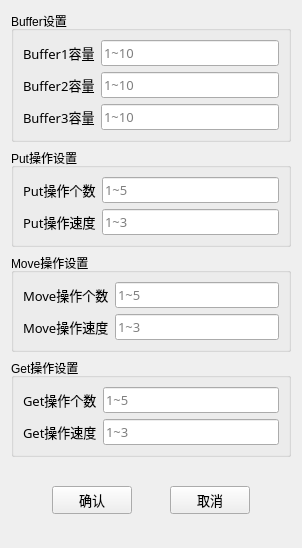
<?xml version="1.0" encoding="UTF-8"?>
<ui version="4.0">
 <class>ConfigForm</class>
 <widget class="QWidget" name="ConfigForm">
  <property name="geometry">
   <rect>
    <x>0</x>
    <y>0</y>
    <width>302</width>
    <height>548</height>
   </rect>
  </property>
  <property name="windowTitle">
   <string>设置属性</string>
  </property>
  <property name="windowIcon">
   <iconset resource="../res.qrc">
    <normaloff>:/icons/assets/icons/config.png</normaloff>:/icons/assets/icons/config.png</iconset>
  </property>
  <layout class="QVBoxLayout" name="verticalLayout">
   <item>
    <widget class="QGroupBox" name="groupBox">
     <property name="title">
      <string>Buffer设置</string>
     </property>
     <layout class="QFormLayout" name="formLayout">
      <item row="0" column="0">
       <widget class="QLabel" name="label">
        <property name="font">
         <font>
          <family>华文中宋</family>
          <pointsize>10</pointsize>
         </font>
        </property>
        <property name="text">
         <string>Buffer1容量</string>
        </property>
       </widget>
      </item>
      <item row="0" column="1">
       <widget class="QtMaterialTextField" name="lineEdit_buf1size">
        <property name="font">
         <font>
          <family>华文中宋</family>
          <pointsize>10</pointsize>
         </font>
        </property>
        <property name="text">
         <string/>
        </property>
        <property name="placeholderText">
         <string>1~10</string>
        </property>
       </widget>
      </item>
      <item row="1" column="0">
       <widget class="QLabel" name="label_2">
        <property name="font">
         <font>
          <family>华文中宋</family>
          <pointsize>10</pointsize>
         </font>
        </property>
        <property name="text">
         <string>Buffer2容量</string>
        </property>
       </widget>
      </item>
      <item row="1" column="1">
       <widget class="QtMaterialTextField" name="lineEdit_buf2size">
        <property name="font">
         <font>
          <family>华文中宋</family>
          <pointsize>10</pointsize>
         </font>
        </property>
        <property name="text">
         <string/>
        </property>
        <property name="placeholderText">
         <string>1~10</string>
        </property>
       </widget>
      </item>
      <item row="2" column="0">
       <widget class="QLabel" name="label_3">
        <property name="font">
         <font>
          <family>华文中宋</family>
          <pointsize>10</pointsize>
         </font>
        </property>
        <property name="text">
         <string>Buffer3容量</string>
        </property>
       </widget>
      </item>
      <item row="2" column="1">
       <widget class="QtMaterialTextField" name="lineEdit_buf3size">
        <property name="font">
         <font>
          <family>华文中宋</family>
          <pointsize>10</pointsize>
         </font>
        </property>
        <property name="text">
         <string/>
        </property>
        <property name="placeholderText">
         <string>1~10</string>
        </property>
       </widget>
      </item>
     </layout>
    </widget>
   </item>
   <item>
    <widget class="QGroupBox" name="groupBox_2">
     <property name="title">
      <string>Put操作设置</string>
     </property>
     <layout class="QFormLayout" name="formLayout_2">
      <item row="0" column="0">
       <widget class="QLabel" name="label_4">
        <property name="font">
         <font>
          <family>华文中宋</family>
          <pointsize>10</pointsize>
         </font>
        </property>
        <property name="text">
         <string>Put操作个数</string>
        </property>
       </widget>
      </item>
      <item row="0" column="1">
       <widget class="QtMaterialTextField" name="lineEdit_putNum">
        <property name="font">
         <font>
          <family>华文中宋</family>
          <pointsize>10</pointsize>
         </font>
        </property>
        <property name="text">
         <string/>
        </property>
        <property name="placeholderText">
         <string>1~5</string>
        </property>
       </widget>
      </item>
      <item row="1" column="0">
       <widget class="QLabel" name="label_5">
        <property name="font">
         <font>
          <family>华文中宋</family>
          <pointsize>10</pointsize>
         </font>
        </property>
        <property name="text">
         <string>Put操作速度</string>
        </property>
       </widget>
      </item>
      <item row="1" column="1">
       <widget class="QtMaterialTextField" name="lineEdit_putSpeed">
        <property name="font">
         <font>
          <family>华文中宋</family>
          <pointsize>10</pointsize>
         </font>
        </property>
        <property name="text">
         <string/>
        </property>
        <property name="placeholderText">
         <string>1~3</string>
        </property>
       </widget>
      </item>
     </layout>
    </widget>
   </item>
   <item>
    <widget class="QGroupBox" name="groupBox_3">
     <property name="title">
      <string>Move操作设置</string>
     </property>
     <layout class="QFormLayout" name="formLayout_4">
      <item row="0" column="0">
       <widget class="QLabel" name="label_8">
        <property name="font">
         <font>
          <family>华文中宋</family>
          <pointsize>10</pointsize>
         </font>
        </property>
        <property name="text">
         <string>Move操作个数</string>
        </property>
       </widget>
      </item>
      <item row="0" column="1">
       <widget class="QtMaterialTextField" name="lineEdit_moveNum">
        <property name="font">
         <font>
          <family>华文中宋</family>
          <pointsize>10</pointsize>
         </font>
        </property>
        <property name="text">
         <string/>
        </property>
        <property name="placeholderText">
         <string>1~5</string>
        </property>
       </widget>
      </item>
      <item row="1" column="0">
       <widget class="QLabel" name="label_9">
        <property name="font">
         <font>
          <family>华文中宋</family>
          <pointsize>10</pointsize>
         </font>
        </property>
        <property name="text">
         <string>Move操作速度</string>
        </property>
       </widget>
      </item>
      <item row="1" column="1">
       <widget class="QtMaterialTextField" name="lineEdit_moveSpeed">
        <property name="font">
         <font>
          <family>华文中宋</family>
          <pointsize>10</pointsize>
         </font>
        </property>
        <property name="text">
         <string/>
        </property>
        <property name="placeholderText">
         <string>1~3</string>
        </property>
       </widget>
      </item>
     </layout>
    </widget>
   </item>
   <item>
    <widget class="QGroupBox" name="groupBox_4">
     <property name="title">
      <string>Get操作设置</string>
     </property>
     <layout class="QFormLayout" name="formLayout_5">
      <item row="0" column="0">
       <widget class="QLabel" name="label_10">
        <property name="font">
         <font>
          <family>华文中宋</family>
          <pointsize>10</pointsize>
         </font>
        </property>
        <property name="text">
         <string>Get操作个数</string>
        </property>
       </widget>
      </item>
      <item row="0" column="1">
       <widget class="QtMaterialTextField" name="lineEdit_getNum">
        <property name="font">
         <font>
          <family>华文中宋</family>
          <pointsize>10</pointsize>
         </font>
        </property>
        <property name="text">
         <string/>
        </property>
        <property name="placeholderText">
         <string>1~5</string>
        </property>
       </widget>
      </item>
      <item row="1" column="0">
       <widget class="QLabel" name="label_11">
        <property name="font">
         <font>
          <family>华文中宋</family>
          <pointsize>10</pointsize>
         </font>
        </property>
        <property name="text">
         <string>Get操作速度</string>
        </property>
       </widget>
      </item>
      <item row="1" column="1">
       <widget class="QtMaterialTextField" name="lineEdit_getSpeed">
        <property name="font">
         <font>
          <family>华文中宋</family>
          <pointsize>10</pointsize>
         </font>
        </property>
        <property name="text">
         <string/>
        </property>
        <property name="placeholderText">
         <string>1~3</string>
        </property>
       </widget>
      </item>
     </layout>
    </widget>
   </item>
   <item>
    <widget class="QWidget" name="widget" native="true">
     <layout class="QHBoxLayout" name="horizontalLayout">
      <item>
       <spacer name="horizontalSpacer">
        <property name="orientation">
         <enum>Qt::Horizontal</enum>
        </property>
        <property name="sizeHint" stdset="0">
         <size>
          <width>16</width>
          <height>20</height>
         </size>
        </property>
       </spacer>
      </item>
      <item>
       <widget class="QtMaterialRaisedButton" name="btnOK">
        <property name="font">
         <font>
          <family>华文中宋</family>
          <pointsize>10</pointsize>
         </font>
        </property>
        <property name="text">
         <string>确认</string>
        </property>
       </widget>
      </item>
      <item>
       <spacer name="horizontalSpacer_2">
        <property name="orientation">
         <enum>Qt::Horizontal</enum>
        </property>
        <property name="sizeHint" stdset="0">
         <size>
          <width>17</width>
          <height>20</height>
         </size>
        </property>
       </spacer>
      </item>
      <item>
       <widget class="QtMaterialRaisedButton" name="btnCancel">
        <property name="font">
         <font>
          <family>华文中宋</family>
          <pointsize>10</pointsize>
         </font>
        </property>
        <property name="text">
         <string>取消</string>
        </property>
       </widget>
      </item>
      <item>
       <spacer name="horizontalSpacer_3">
        <property name="orientation">
         <enum>Qt::Horizontal</enum>
        </property>
        <property name="sizeHint" stdset="0">
         <size>
          <width>16</width>
          <height>20</height>
         </size>
        </property>
       </spacer>
      </item>
     </layout>
    </widget>
   </item>
  </layout>
 </widget>
 <customwidgets>
  <customwidget>
   <class>QtMaterialRaisedButton</class>
   <extends>QPushButton</extends>
   <header location="global">qtmaterialraisedbutton.h</header>
  </customwidget>
  <customwidget>
   <class>QtMaterialTextField</class>
   <extends>QLineEdit</extends>
   <header location="global">qtmaterialtextfield.h</header>
  </customwidget>
 </customwidgets>
 <resources>
  <include location="../res.qrc"/>
 </resources>
 <connections>
  <connection>
   <sender>btnCancel</sender>
   <signal>clicked()</signal>
   <receiver>ConfigForm</receiver>
   <slot>close()</slot>
   <hints>
    <hint type="sourcelabel">
     <x>212</x>
     <y>469</y>
    </hint>
    <hint type="destinationlabel">
     <x>150</x>
     <y>250</y>
    </hint>
   </hints>
  </connection>
 </connections>
</ui>
